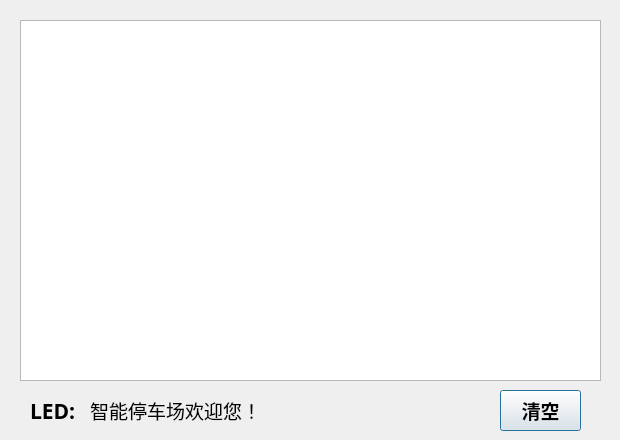
<?xml version="1.0" encoding="UTF-8"?>
<ui version="4.0">
 <class>ParkRunDialog</class>
 <widget class="QDialog" name="ParkRunDialog">
  <property name="geometry">
   <rect>
    <x>0</x>
    <y>0</y>
    <width>620</width>
    <height>440</height>
   </rect>
  </property>
  <property name="minimumSize">
   <size>
    <width>620</width>
    <height>440</height>
   </size>
  </property>
  <property name="maximumSize">
   <size>
    <width>620</width>
    <height>440</height>
   </size>
  </property>
  <property name="windowTitle">
   <string>停车场运行动态监测窗口</string>
  </property>
  <widget class="QWidget" name="widget" native="true">
   <property name="geometry">
    <rect>
     <x>10</x>
     <y>10</y>
     <width>601</width>
     <height>421</height>
    </rect>
   </property>
   <widget class="QTableWidget" name="tableWidget">
    <property name="geometry">
     <rect>
      <x>10</x>
      <y>10</y>
      <width>581</width>
      <height>361</height>
     </rect>
    </property>
    <property name="font">
     <font>
      <pointsize>12</pointsize>
     </font>
    </property>
   </widget>
   <widget class="QLabel" name="label">
    <property name="geometry">
     <rect>
      <x>80</x>
      <y>380</y>
      <width>381</width>
      <height>41</height>
     </rect>
    </property>
    <property name="font">
     <font>
      <pointsize>14</pointsize>
     </font>
    </property>
    <property name="text">
     <string>智能停车场欢迎您！</string>
    </property>
   </widget>
   <widget class="QPushButton" name="pushButtonEmpty">
    <property name="geometry">
     <rect>
      <x>490</x>
      <y>380</y>
      <width>81</width>
      <height>41</height>
     </rect>
    </property>
    <property name="font">
     <font>
      <family>华文行楷</family>
      <pointsize>14</pointsize>
      <weight>75</weight>
      <bold>true</bold>
     </font>
    </property>
    <property name="text">
     <string>清空</string>
    </property>
   </widget>
   <widget class="QLabel" name="label_2">
    <property name="geometry">
     <rect>
      <x>20</x>
      <y>380</y>
      <width>51</width>
      <height>41</height>
     </rect>
    </property>
    <property name="font">
     <font>
      <family>华文新魏</family>
      <pointsize>16</pointsize>
      <weight>75</weight>
      <bold>true</bold>
     </font>
    </property>
    <property name="text">
     <string>LED:</string>
    </property>
   </widget>
  </widget>
 </widget>
 <resources/>
 <connections/>
</ui>
